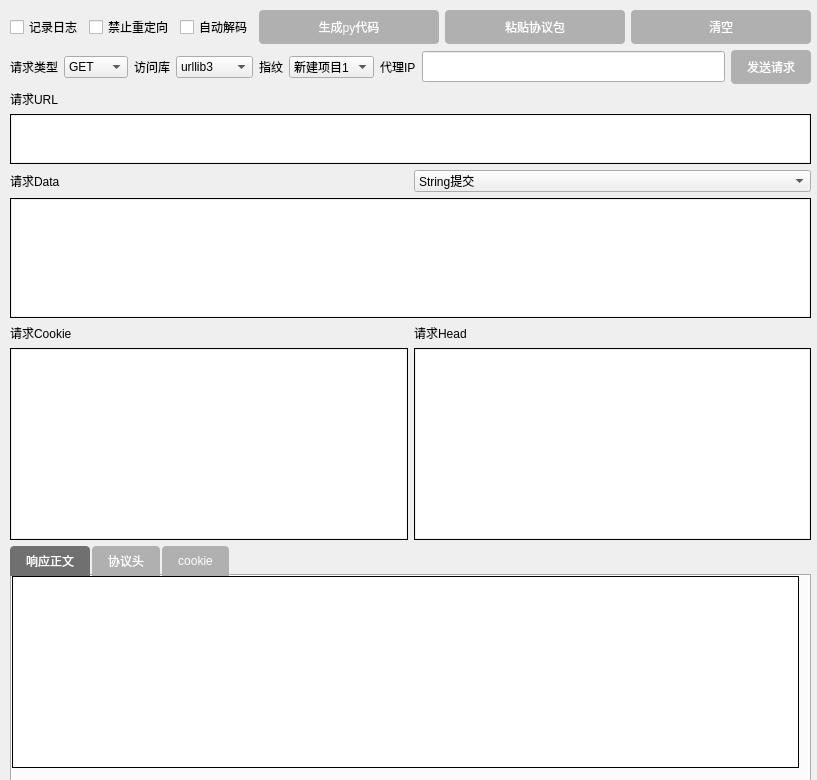
<?xml version="1.0" encoding="UTF-8"?>
<ui version="4.0">
 <class>MainWindow</class>
 <widget class="QMainWindow" name="MainWindow">
  <property name="geometry">
   <rect>
    <x>0</x>
    <y>0</y>
    <width>817</width>
    <height>780</height>
   </rect>
  </property>
  <property name="windowTitle">
   <string>MainWindow</string>
  </property>
  <widget class="QWidget" name="centralwidget">
   <widget class="QWidget" name="verticalLayoutWidget">
    <property name="geometry">
     <rect>
      <x>10</x>
      <y>10</y>
      <width>801</width>
      <height>1037</height>
     </rect>
    </property>
    <layout class="QVBoxLayout" name="verticalLayout">
     <item>
      <layout class="QHBoxLayout" name="horizontalLayout_1">
       <item>
        <widget class="QCheckBox" name="checkBox_record">
         <property name="sizePolicy">
          <sizepolicy hsizetype="Fixed" vsizetype="Minimum">
           <horstretch>0</horstretch>
           <verstretch>0</verstretch>
          </sizepolicy>
         </property>
         <property name="text">
          <string>记录日志</string>
         </property>
        </widget>
       </item>
       <item>
        <widget class="QCheckBox" name="checkBox_Static_redirection">
         <property name="sizePolicy">
          <sizepolicy hsizetype="Fixed" vsizetype="Minimum">
           <horstretch>0</horstretch>
           <verstretch>0</verstretch>
          </sizepolicy>
         </property>
         <property name="text">
          <string>禁止重定向</string>
         </property>
        </widget>
       </item>
       <item>
        <widget class="QCheckBox" name="checkBox_decode">
         <property name="sizePolicy">
          <sizepolicy hsizetype="Fixed" vsizetype="Minimum">
           <horstretch>0</horstretch>
           <verstretch>0</verstretch>
          </sizepolicy>
         </property>
         <property name="text">
          <string>自动解码</string>
         </property>
        </widget>
       </item>
       <item>
        <widget class="QPushButton" name="pushButton_generate_code">
         <property name="sizePolicy">
          <sizepolicy hsizetype="Minimum" vsizetype="Fixed">
           <horstretch>0</horstretch>
           <verstretch>0</verstretch>
          </sizepolicy>
         </property>
         <property name="minimumSize">
          <size>
           <width>0</width>
           <height>30</height>
          </size>
         </property>
         <property name="styleSheet">
          <string notr="true">QPushButton {
    background-color: #b0b0b0;  /* 中性灰色 */
    color: white;              /* 白色文字 */
    border: none;             /* 无边框 */
    padding: 8px 16px;        /* 内边距 */
    border-radius: 4px;       /* 圆角 */
}

/* 鼠标悬停时变深灰色 */
QPushButton:hover {
    background-color: #909090;
}

/* 按钮按下时变更深的灰色 */
QPushButton:pressed {
    background-color: #707070;
}</string>
         </property>
         <property name="text">
          <string>生成py代码</string>
         </property>
        </widget>
       </item>
       <item>
        <widget class="QPushButton" name="pushButton_paste_wrap">
         <property name="sizePolicy">
          <sizepolicy hsizetype="Minimum" vsizetype="Fixed">
           <horstretch>0</horstretch>
           <verstretch>0</verstretch>
          </sizepolicy>
         </property>
         <property name="minimumSize">
          <size>
           <width>0</width>
           <height>31</height>
          </size>
         </property>
         <property name="styleSheet">
          <string notr="true">QPushButton {
    background-color: #b0b0b0;  /* 中性灰色 */
    color: white;              /* 白色文字 */
    border: none;             /* 无边框 */
    padding: 8px 16px;        /* 内边距 */
    border-radius: 4px;       /* 圆角 */
}

/* 鼠标悬停时变深灰色 */
QPushButton:hover {
    background-color: #909090;
}

/* 按钮按下时变更深的灰色 */
QPushButton:pressed {
    background-color: #707070;
}</string>
         </property>
         <property name="text">
          <string>粘贴协议包</string>
         </property>
        </widget>
       </item>
       <item>
        <widget class="QPushButton" name="pushButton_clear">
         <property name="sizePolicy">
          <sizepolicy hsizetype="Minimum" vsizetype="Fixed">
           <horstretch>0</horstretch>
           <verstretch>0</verstretch>
          </sizepolicy>
         </property>
         <property name="minimumSize">
          <size>
           <width>0</width>
           <height>31</height>
          </size>
         </property>
         <property name="styleSheet">
          <string notr="true">QPushButton {
    background-color: #b0b0b0;  /* 中性灰色 */
    color: white;              /* 白色文字 */
    border: none;             /* 无边框 */
    padding: 8px 16px;        /* 内边距 */
    border-radius: 4px;       /* 圆角 */
}

/* 鼠标悬停时变深灰色 */
QPushButton:hover {
    background-color: #909090;
}

/* 按钮按下时变更深的灰色 */
QPushButton:pressed {
    background-color: #707070;
}</string>
         </property>
         <property name="text">
          <string>清空</string>
         </property>
        </widget>
       </item>
      </layout>
     </item>
     <item>
      <layout class="QHBoxLayout" name="horizontalLayout_2">
       <item>
        <widget class="QLabel" name="label">
         <property name="sizePolicy">
          <sizepolicy hsizetype="Fixed" vsizetype="Minimum">
           <horstretch>0</horstretch>
           <verstretch>0</verstretch>
          </sizepolicy>
         </property>
         <property name="lineWidth">
          <number>0</number>
         </property>
         <property name="text">
          <string>请求类型</string>
         </property>
        </widget>
       </item>
       <item>
        <widget class="QComboBox" name="comboBox_request_type">
         <property name="sizePolicy">
          <sizepolicy hsizetype="Fixed" vsizetype="Fixed">
           <horstretch>0</horstretch>
           <verstretch>0</verstretch>
          </sizepolicy>
         </property>
         <item>
          <property name="text">
           <string>GET</string>
          </property>
         </item>
         <item>
          <property name="text">
           <string>POST</string>
          </property>
         </item>
         <item>
          <property name="text">
           <string>HEAD</string>
          </property>
         </item>
         <item>
          <property name="text">
           <string>PUT</string>
          </property>
         </item>
        </widget>
       </item>
       <item>
        <widget class="QLabel" name="label_2">
         <property name="sizePolicy">
          <sizepolicy hsizetype="Fixed" vsizetype="Minimum">
           <horstretch>0</horstretch>
           <verstretch>0</verstretch>
          </sizepolicy>
         </property>
         <property name="lineWidth">
          <number>0</number>
         </property>
         <property name="text">
          <string>访问库</string>
         </property>
        </widget>
       </item>
       <item>
        <widget class="QComboBox" name="comboBox_request_library">
         <property name="sizePolicy">
          <sizepolicy hsizetype="Fixed" vsizetype="Fixed">
           <horstretch>0</horstretch>
           <verstretch>0</verstretch>
          </sizepolicy>
         </property>
         <item>
          <property name="text">
           <string>urllib3</string>
          </property>
         </item>
         <item>
          <property name="text">
           <string>requests</string>
          </property>
         </item>
         <item>
          <property name="text">
           <string>httpx</string>
          </property>
         </item>
         <item>
          <property name="text">
           <string>aiohttp</string>
          </property>
         </item>
         <item>
          <property name="text">
           <string>curl_cffi</string>
          </property>
         </item>
        </widget>
       </item>
       <item>
        <widget class="QLabel" name="label_5">
         <property name="sizePolicy">
          <sizepolicy hsizetype="Fixed" vsizetype="Minimum">
           <horstretch>0</horstretch>
           <verstretch>0</verstretch>
          </sizepolicy>
         </property>
         <property name="lineWidth">
          <number>0</number>
         </property>
         <property name="text">
          <string>指纹</string>
         </property>
        </widget>
       </item>
       <item>
        <widget class="QComboBox" name="comboBox_browser">
         <property name="sizePolicy">
          <sizepolicy hsizetype="Fixed" vsizetype="Fixed">
           <horstretch>0</horstretch>
           <verstretch>0</verstretch>
          </sizepolicy>
         </property>
         <item>
          <property name="text">
           <string>新建项目1</string>
          </property>
         </item>
         <item>
          <property name="text">
           <string>新建项目2</string>
          </property>
         </item>
        </widget>
       </item>
       <item>
        <widget class="QLabel" name="label_3">
         <property name="sizePolicy">
          <sizepolicy hsizetype="Fixed" vsizetype="Minimum">
           <horstretch>0</horstretch>
           <verstretch>0</verstretch>
          </sizepolicy>
         </property>
         <property name="lineWidth">
          <number>0</number>
         </property>
         <property name="text">
          <string>代理IP</string>
         </property>
        </widget>
       </item>
       <item>
        <widget class="QLineEdit" name="lineEdit_agent_IP">
         <property name="sizePolicy">
          <sizepolicy hsizetype="Minimum" vsizetype="Fixed">
           <horstretch>0</horstretch>
           <verstretch>0</verstretch>
          </sizepolicy>
         </property>
         <property name="minimumSize">
          <size>
           <width>0</width>
           <height>31</height>
          </size>
         </property>
         <property name="styleSheet">
          <string notr="true"/>
         </property>
        </widget>
       </item>
       <item>
        <widget class="QPushButton" name="pushButton_Send_request">
         <property name="sizePolicy">
          <sizepolicy hsizetype="Fixed" vsizetype="Fixed">
           <horstretch>0</horstretch>
           <verstretch>0</verstretch>
          </sizepolicy>
         </property>
         <property name="minimumSize">
          <size>
           <width>0</width>
           <height>31</height>
          </size>
         </property>
         <property name="styleSheet">
          <string notr="true">QPushButton {
    background-color: #b0b0b0;  /* 中性灰色 */
    color: white;              /* 白色文字 */
    border: none;             /* 无边框 */
    padding: 8px 16px;        /* 内边距 */
    border-radius: 4px;       /* 圆角 */
}

/* 鼠标悬停时变深灰色 */
QPushButton:hover {
    background-color: #909090;
}

/* 按钮按下时变更深的灰色 */
QPushButton:pressed {
    background-color: #707070;
}</string>
         </property>
         <property name="text">
          <string>发送请求</string>
         </property>
        </widget>
       </item>
      </layout>
     </item>
     <item>
      <layout class="QVBoxLayout" name="verticalLayout_2">
       <item>
        <widget class="QLabel" name="label_4">
         <property name="sizePolicy">
          <sizepolicy hsizetype="Fixed" vsizetype="Fixed">
           <horstretch>0</horstretch>
           <verstretch>0</verstretch>
          </sizepolicy>
         </property>
         <property name="lineWidth">
          <number>0</number>
         </property>
         <property name="text">
          <string>请求URL</string>
         </property>
        </widget>
       </item>
       <item>
        <widget class="QPlainTextEdit" name="plainTextEdit_Request_URL">
         <property name="sizePolicy">
          <sizepolicy hsizetype="Minimum" vsizetype="Fixed">
           <horstretch>0</horstretch>
           <verstretch>0</verstretch>
          </sizepolicy>
         </property>
         <property name="minimumSize">
          <size>
           <width>0</width>
           <height>50</height>
          </size>
         </property>
         <property name="maximumSize">
          <size>
           <width>16777215</width>
           <height>50</height>
          </size>
         </property>
         <property name="styleSheet">
          <string notr="true">QPlainTextEdit {
    border: 1px solid black;
    padding: 1px;
}</string>
         </property>
         <property name="lineWidth">
          <number>0</number>
         </property>
         <property name="plainText">
          <string/>
         </property>
        </widget>
       </item>
      </layout>
     </item>
     <item>
      <layout class="QVBoxLayout" name="verticalLayout_3">
       <item>
        <layout class="QHBoxLayout" name="horizontalLayout_4">
         <item>
          <widget class="QLabel" name="label_6">
           <property name="text">
            <string>请求Data</string>
           </property>
          </widget>
         </item>
         <item>
          <widget class="QComboBox" name="comboBox_submit_type">
           <item>
            <property name="text">
             <string>String提交</string>
            </property>
           </item>
           <item>
            <property name="text">
             <string>Bytes提交(Hex or Base64)</string>
            </property>
           </item>
          </widget>
         </item>
        </layout>
       </item>
       <item>
        <widget class="QPlainTextEdit" name="plainTextEdit_Request_Data">
         <property name="sizePolicy">
          <sizepolicy hsizetype="Minimum" vsizetype="Fixed">
           <horstretch>0</horstretch>
           <verstretch>0</verstretch>
          </sizepolicy>
         </property>
         <property name="minimumSize">
          <size>
           <width>0</width>
           <height>120</height>
          </size>
         </property>
         <property name="maximumSize">
          <size>
           <width>16777215</width>
           <height>120</height>
          </size>
         </property>
         <property name="styleSheet">
          <string notr="true">QPlainTextEdit {
    border: 1px solid black;
    padding: 1px;
}</string>
         </property>
         <property name="lineWidth">
          <number>0</number>
         </property>
         <property name="plainText">
          <string/>
         </property>
        </widget>
       </item>
      </layout>
     </item>
     <item>
      <layout class="QHBoxLayout" name="horizontalLayout_3">
       <item>
        <layout class="QVBoxLayout" name="verticalLayout_8">
         <item>
          <widget class="QLabel" name="label_10">
           <property name="sizePolicy">
            <sizepolicy hsizetype="Fixed" vsizetype="Fixed">
             <horstretch>0</horstretch>
             <verstretch>0</verstretch>
            </sizepolicy>
           </property>
           <property name="lineWidth">
            <number>0</number>
           </property>
           <property name="text">
            <string>请求Cookie</string>
           </property>
          </widget>
         </item>
         <item>
          <widget class="QPlainTextEdit" name="plainTextEdit_Request_Cookie">
           <property name="sizePolicy">
            <sizepolicy hsizetype="Minimum" vsizetype="Fixed">
             <horstretch>0</horstretch>
             <verstretch>0</verstretch>
            </sizepolicy>
           </property>
           <property name="minimumSize">
            <size>
             <width>0</width>
             <height>0</height>
            </size>
           </property>
           <property name="styleSheet">
            <string notr="true">QPlainTextEdit {
    border: 1px solid black;
    padding: 1px;
}</string>
           </property>
           <property name="lineWidth">
            <number>0</number>
           </property>
           <property name="plainText">
            <string/>
           </property>
          </widget>
         </item>
        </layout>
       </item>
       <item>
        <layout class="QVBoxLayout" name="verticalLayout_9">
         <item>
          <widget class="QLabel" name="label_11">
           <property name="sizePolicy">
            <sizepolicy hsizetype="Fixed" vsizetype="Fixed">
             <horstretch>0</horstretch>
             <verstretch>0</verstretch>
            </sizepolicy>
           </property>
           <property name="lineWidth">
            <number>0</number>
           </property>
           <property name="text">
            <string>请求Head</string>
           </property>
          </widget>
         </item>
         <item>
          <widget class="QPlainTextEdit" name="plainTextEdit_Request_Head">
           <property name="sizePolicy">
            <sizepolicy hsizetype="Minimum" vsizetype="Fixed">
             <horstretch>0</horstretch>
             <verstretch>0</verstretch>
            </sizepolicy>
           </property>
           <property name="minimumSize">
            <size>
             <width>0</width>
             <height>0</height>
            </size>
           </property>
           <property name="styleSheet">
            <string notr="true">QPlainTextEdit {
    border: 1px solid black;
    padding: 1px;
}</string>
           </property>
           <property name="lineWidth">
            <number>0</number>
           </property>
           <property name="plainText">
            <string/>
           </property>
          </widget>
         </item>
        </layout>
       </item>
      </layout>
     </item>
     <item>
      <widget class="QTabWidget" name="tabWidget_response">
       <property name="sizePolicy">
        <sizepolicy hsizetype="Expanding" vsizetype="Expanding">
         <horstretch>0</horstretch>
         <verstretch>0</verstretch>
        </sizepolicy>
       </property>
       <property name="styleSheet">
        <string notr="true">
            
            /* 标签栏样式 */
            QTabBar::tab {
 			  background: #b0b0b0;
                color: white;
                padding: 8px 16px;
                border: none;
                border-top-left-radius: 4px;
                border-top-right-radius: 4px;
                margin-right: 2px;
            }
            
            /* 选中标签样式 */
            QTabBar::tab:selected {
                background: #707070;
                color: white;
            }
            
            /* 悬停标签样式 */
            QTabBar::tab:hover {
                background: #909090;
            }
</string>
       </property>
       <property name="currentIndex">
        <number>0</number>
       </property>
       <widget class="QWidget" name="tab">
        <attribute name="title">
         <string>响应正文</string>
        </attribute>
        <widget class="QPlainTextEdit" name="plainTextEdit_response">
         <property name="geometry">
          <rect>
           <x>0</x>
           <y>0</y>
           <width>787</width>
           <height>192</height>
          </rect>
         </property>
         <property name="sizePolicy">
          <sizepolicy hsizetype="Minimum" vsizetype="Fixed">
           <horstretch>0</horstretch>
           <verstretch>0</verstretch>
          </sizepolicy>
         </property>
         <property name="minimumSize">
          <size>
           <width>0</width>
           <height>0</height>
          </size>
         </property>
         <property name="styleSheet">
          <string notr="true">QPlainTextEdit {
    border: 1px solid black;
    padding: 1px;
}</string>
         </property>
         <property name="lineWidth">
          <number>0</number>
         </property>
         <property name="plainText">
          <string/>
         </property>
        </widget>
       </widget>
       <widget class="QWidget" name="tab_2">
        <attribute name="title">
         <string>协议头</string>
        </attribute>
        <widget class="QPlainTextEdit" name="plainTextEdit_response_header">
         <property name="geometry">
          <rect>
           <x>0</x>
           <y>0</y>
           <width>787</width>
           <height>192</height>
          </rect>
         </property>
         <property name="sizePolicy">
          <sizepolicy hsizetype="Minimum" vsizetype="Fixed">
           <horstretch>0</horstretch>
           <verstretch>0</verstretch>
          </sizepolicy>
         </property>
         <property name="minimumSize">
          <size>
           <width>0</width>
           <height>0</height>
          </size>
         </property>
         <property name="styleSheet">
          <string notr="true">QPlainTextEdit {
    border: 1px solid black;
    padding: 1px;
}</string>
         </property>
         <property name="plainText">
          <string/>
         </property>
        </widget>
       </widget>
       <widget class="QWidget" name="tab_3">
        <attribute name="title">
         <string>cookie</string>
        </attribute>
        <widget class="QPlainTextEdit" name="plainTextEdit_response_cookie">
         <property name="geometry">
          <rect>
           <x>0</x>
           <y>0</y>
           <width>787</width>
           <height>192</height>
          </rect>
         </property>
         <property name="sizePolicy">
          <sizepolicy hsizetype="Minimum" vsizetype="Fixed">
           <horstretch>0</horstretch>
           <verstretch>0</verstretch>
          </sizepolicy>
         </property>
         <property name="minimumSize">
          <size>
           <width>0</width>
           <height>0</height>
          </size>
         </property>
         <property name="styleSheet">
          <string notr="true">QPlainTextEdit {
    border: 1px solid black;
    padding: 1px;
}</string>
         </property>
         <property name="plainText">
          <string/>
         </property>
        </widget>
       </widget>
      </widget>
     </item>
    </layout>
   </widget>
  </widget>
 </widget>
 <resources/>
 <connections/>
</ui>
